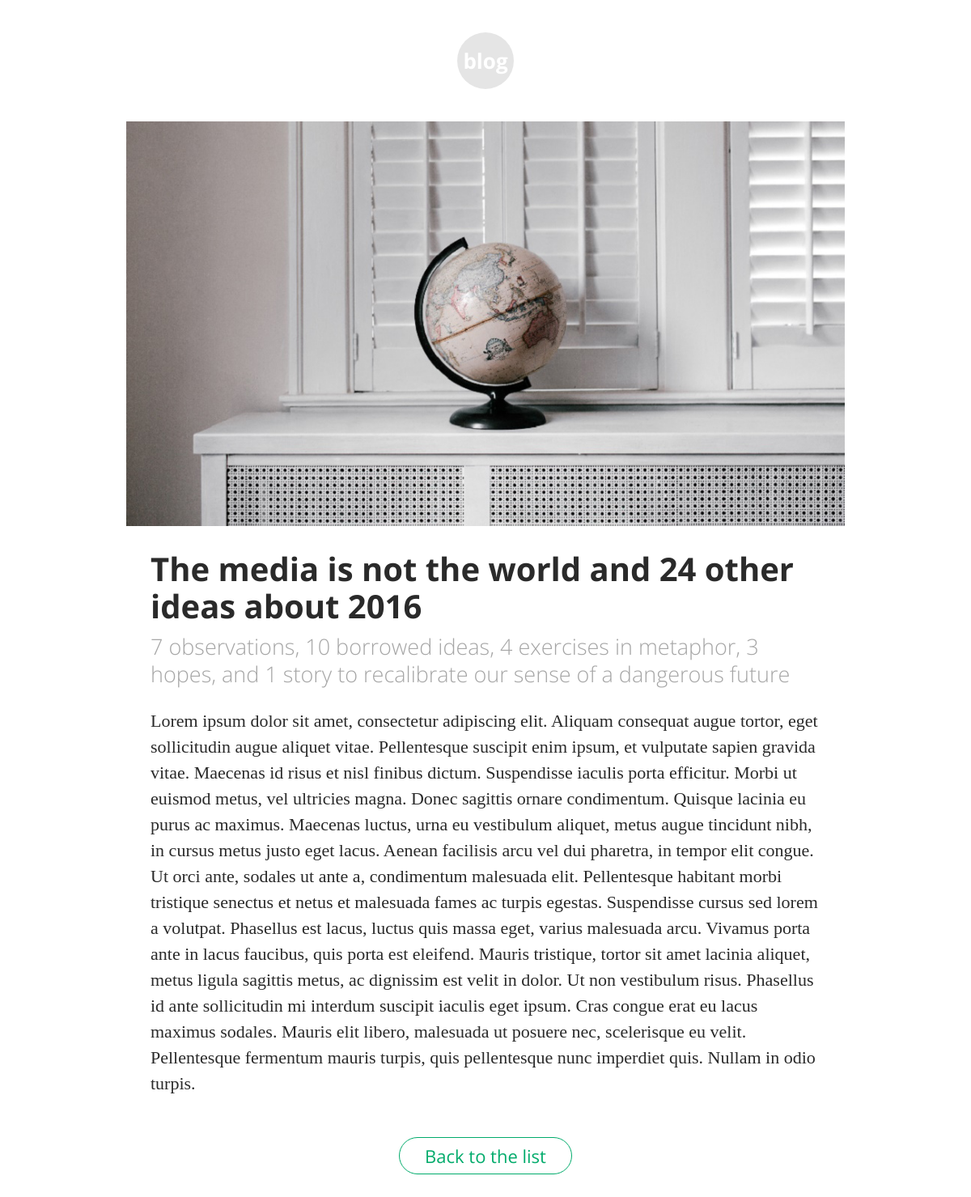
The page /post_details.php?id=1 on the database its author committed.
### tables this page shows
CREATE TABLE `posts` (
  `id` int(11) NOT NULL,
  `title` text NOT NULL,
  `subtitle` text NOT NULL,
  `content` text NOT NULL,
  `img` text NOT NULL,
  `date` text NOT NULL
);

### post_details.php (the view, shortened to what this page needs)
<?php
    include "connection.php";
    $query = "SELECT * FROM `posts` WHERE id = ".$_GET["id"];
    $data = mysqli_fetch_array(mysqli_query($link, $query));
    $post =
        "<div class='post-img' style='background-image: url(".$data["img"].");'></div>
        <div class='post-details'>
            <h2>".$data["title"]."</h2>
            <h3>".$data["subtitle"]."</h3>
            <p>".$data["content"]."</p>
        </div>";
?>
<!DOCTYPE html>
<html>
    <head>
        <link rel="stylesheet" href="css/styles.css">
    </head>
    <body>
        <div id="post-container">
            <div class="logo">
                <p>blog</p>
            </div>
            <form method="post">
                <?php echo $post; ?>
                <input type="submit" name="submit" value="Back to the list">
            </form>
        </div>
    </body>
</html>

### css/styles.css (style rules this page uses)
* { margin: 0; padding: 0; font-family: "open sans"; color: #2A2A2A; }
.logo { background-color: #E5E5E5; border-radius: 50%; width: 70px; height: 70px; margin: 0 auto; margin-bottom: 40px; -webkit-animation: pulsate 2s ; -webkit-animation-iteration-count: infinite; }
.logo p { text-align: center; line-height: 70px; vertical-align: middle; color: white; font-size: 26px; font-weight: bold; }
#post-container { width: 74%; margin: 0 auto; margin-top: 40px; }
.post-img { width: 100%; height: 500px; }
.post-details { padding: 30px; }
h2 { font-size: 40px; line-height: 46px; }
h3 { font-size: 27px; line-height: 34px; color: #A6A6A6; margin-top: 10px; margin-bottom: 25px; font-weight: 100; }
.post-details p { font-size: 22px; line-height: 32px; font-family: "Times New Roman", Times, serif; }
#post-container form input { font-size: 22px; display: table; margin: 0 auto; width: 24%; border-radius: 40px 40px 40px 40px; background-color: white; height: 46px; outline: none; color: #00ab6b; border: 1px #00ab6b solid; margin-bottom: 80px; margin-top: 20px; }
#display-image, .homepage-img, .post-img { background-repeat: no-repeat; background-size: 100%; background-position: center; }

### rows shown on the page
posts: img (picture), title "The media is not the world and 24 other ideas about 2016", subtitle "7 observations, 10 borrowed ideas, 4 exercises in metaphor, 3 hopes, and 1 story to recalibrate our sense of a dangerous future", content "Lorem ipsum dolor sit amet, consectetur adipiscing elit. Aliquam consequat augue tortor, eget sollicitudin augue aliquet vitae. Pellentesque suscipit enim ipsum, et vulputate sapien gravida vitae. Maecenas id risus et nisl finibus dictum. Suspendisse iaculis porta efficitur. Morbi ut euismod metus, vel ultricies magna. Donec sagittis ornare condimentum. Quisque lacinia eu purus ac maximus. Maecenas luctus, urna eu vestibulum aliquet, metus augue tincidunt nibh, in cursus metus justo eget lacus. Aenean facilisis arcu vel dui pharetra, in tempor elit congue. Ut orci ante, sodales ut ante a, condimentum malesuada elit. Pellentesque habitant morbi tristique senectus et netus et malesuada fames…"
